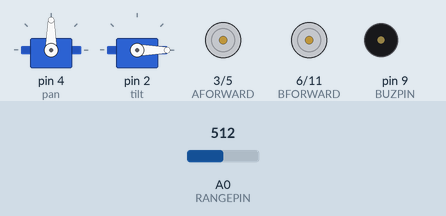
This sketch was run on a simulated Arduino Uno, built with avr-gcc and run on an emulated ATmega328P. On the bench: 2 × servo, motor-driver pin pairs drawn as motors (green arrow = first pin HIGH = forward, orange = second pin HIGH = backward, longer = more drive), buzzer (waves = sounding, pin HIGH). The inputs (shaded band) are chosen by the test bench; at power-on: A0 (RANGEPIN) = 512.

Above: at 1.2 s.
1.3 s: A0 (RANGEPIN) set to 17
2.8 s: A0 (RANGEPIN) set to 13
At 3.2 s:
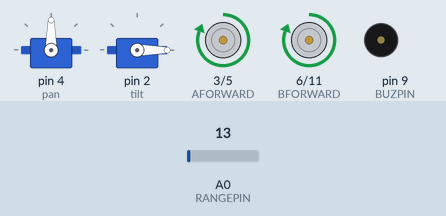
Timing chart, 0 to 5.8 s (numbered marks = the images above; inputs shaded):
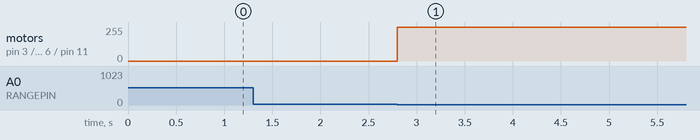

The sketch:

geoff.ino
```cpp
/*
 *Charles Sedgwick
 *geoff v .1
 *This program runs geoff, the (eventually) object avoiding robot
 */

#include <Servo.h>


#define ABACKWARD 5
#define AFORWARD 3
#define BFORWARD 6
#define BBACKWARD 11

#define RANGEPIN A0
#define MOTIONPIN 7
#define BUZPIN 9
#define TOUCHPIN 8
#define LINEPIN 10

#define WHITE 1
#define BLACK 0
#define ONTIME 1000

int range_value = 0;
int posTilt = 0;
int posPan = 0;
int object = 0;
int time = ONTIME;

//Function prototypes
int get_gp2d12 (int value);
void scan();
void stopMotors();
void backward();
void forward();
void turnRight();
void turnLeft();
void LineFollow();

Servo pan;
Servo tilt;

void setup(){
   Serial.begin (9600);
   pinMode(AFORWARD, OUTPUT);
   pinMode(ABACKWARD, OUTPUT);
   pinMode(BFORWARD, OUTPUT);
   pinMode(BBACKWARD, OUTPUT);

   pinMode(RANGEPIN, INPUT);
   pinMode(MOTIONPIN, INPUT);
   pinMode(TOUCHPIN, INPUT);
   pinMode(BUZPIN, OUTPUT);

   pan.attach(4);
   tilt.attach(2);
   int pp = 90;
   int pt = 0;

   tilt.write(pt);
   pan.write(pp);
}

/*************Main Loop*********************/
void loop(){
   //LineFollow();

  range_value = analogRead(RANGEPIN);
  while(range_value < 16 )
  {
    forward();
    //turnRight();
    range_value = analogRead(RANGEPIN);
  }
}

//Function Definitions
int get_gp2d12 (int value) {
    if (value < 10) value = 10;
    return ((67870.0 / (value - 3.0)) - 40.0);
}

void get_touch(){
  //byte state = digitalRead(MOTIONPIN);

  if(digitalRead(TOUCHPIN) == HIGH){
    analogWrite(BUZPIN,254);
  }else if(digitalRead(TOUCHPIN) == LOW){
    digitalWrite(BUZPIN, LOW);
  }
}

 /* stopMotors()
  * args: none
  * stops both motors by sending LOW along bnoth pins for each motor.
  */
void stopMotors(){
   digitalWrite(ABACKWARD, LOW);
   digitalWrite(AFORWARD, LOW);
   digitalWrite(BBACKWARD, LOW);
   digitalWrite(BFORWARD, LOW);
}

 /* backward(...)
  * args:
  * sets both motors to reverse for a given length of time
  */
void backward(){
   digitalWrite(AFORWARD, LOW);
   digitalWrite(ABACKWARD, HIGH);

   digitalWrite(BFORWARD, LOW);
   digitalWrite(BBACKWARD, HIGH);
 }


   /* forward(...)
  * args:
  * sets both motors to move forward for the given time
  */
void forward(){
   digitalWrite(AFORWARD, HIGH);
   digitalWrite(ABACKWARD, LOW);

   digitalWrite(BFORWARD, HIGH);
   digitalWrite(BBACKWARD, LOW);
}

/* Using PWM allows you to slow your motors down via software
pulsing commands. Leave one pin high (or low), and pulse the other to
vary the speed. Learn about this feature by using the Arduino command
AnalogWrite. Check out the Arduino IDE example code “0.3Analog ->
Fading” sketch to help you out.
*/

void turnRight(){
   digitalWrite(AFORWARD, LOW);
   digitalWrite(ABACKWARD, LOW);

   digitalWrite(BFORWARD, HIGH);
   digitalWrite(BBACKWARD, LOW);
}

void turnLeft(){
   digitalWrite(AFORWARD, HIGH);
   digitalWrite(ABACKWARD, LOW);

   digitalWrite(BFORWARD, LOW);
   digitalWrite(BBACKWARD, LOW);
}

 void LineFollow(){
   if(digitalRead(LINEPIN) == WHITE)
   {
     turnLeft();
   }
   else if(digitalRead(LINEPIN) == BLACK)
   {
     turnRight();
   }
}
```

Measured:
- the behaviour switches between 16 and 15 on A0 (RANGEPIN) (found by bisection; images 0 and 1)
- after the input at 1.3 s, every drawn part: stays the same
- after the input at 2.8 s, motor on pin 3 (AFORWARD) / pin 5 (ABACKWARD), motor on pin 6 (BFORWARD) / pin 11 (BBACKWARD): stopped → forward 255/255 at once
